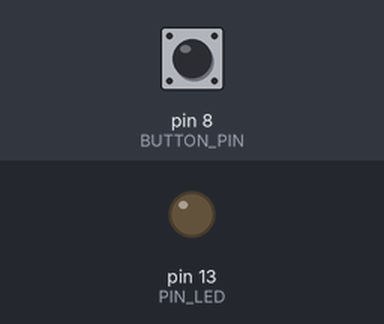
Recording of a sketch running on a simulated Arduino Uno, built with avr-gcc and run on an emulated ATmega328P. On the bench: output pins drawn as LEDs (lit = HIGH). Dashed ring = blinking. The test bench sets the inputs (shaded band); at power-on: pin 8 (BUTTON_PIN) HIGH. What the sketch prints to the serial monitor is not drawn.

Above: at 1.2 s.
1.3 s: pin 8 (BUTTON_PIN) pulled LOW for 0.15 s
At 2.0 s:
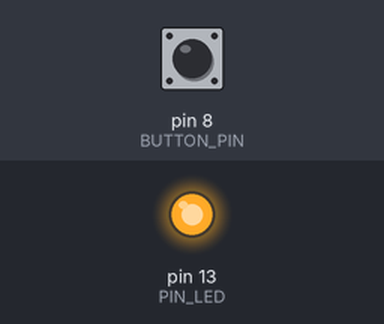
2.9 s: pin 8 (BUTTON_PIN) pulled LOW for 1 s
At 4.5 s:
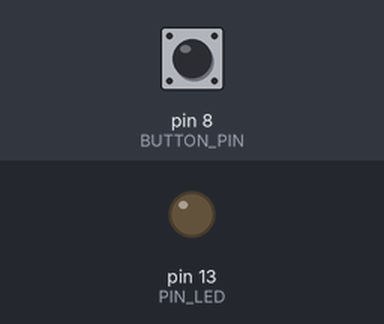
6.9 s: pin 8 (BUTTON_PIN) pulled LOW for 3.2 s
At 10.4 s:
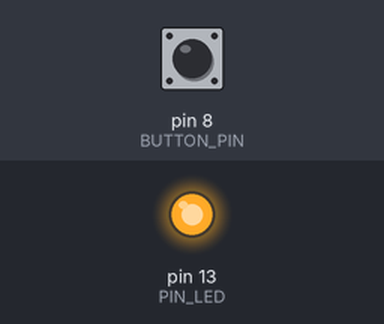
11.6 s: pin 8 (BUTTON_PIN) pulsed LOW 5 times (0.12 s each, 0.3 s apart)
At 13.2 s:
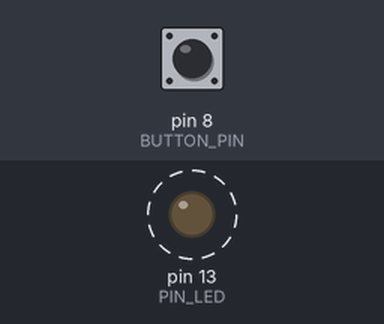
Timing chart, 0 to 14.7 s (numbered marks = the images above; inputs shaded):
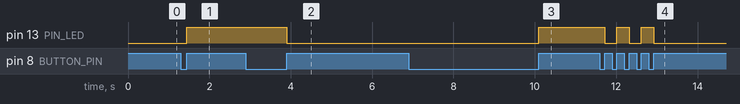

The sketch:

apasare_buton.ino
```cpp
#define PIN_LED 13
#define BUTTON_PIN 8

byte LedState = LOW;

void setup() {
  pinMode(PIN_LED, OUTPUT);
  pinMode(BUTTON_PIN, INPUT_PULLUP);
  digitalWrite(PIN_LED, LedState);
  Serial.begin(9600);
}

void loop() {
  int buttonState = digitalRead(BUTTON_PIN);
  Serial.print("Button State: ");
  Serial.println(buttonState);


  if (buttonState == LOW) {
    delay(50);

    if (digitalRead(BUTTON_PIN) == LOW) {

      while (digitalRead(BUTTON_PIN) == LOW) {
      }

      LedState = !LedState;
      digitalWrite(PIN_LED, LedState);
      Serial.print("LED State: ");
      Serial.println(LedState);
    }
  }
}
```

Measured:
- after the input at 1.3 s, pin 13 (PIN_LED): LOW → HIGH after 0.15 s
- after the input at 2.9 s, pin 13 (PIN_LED): HIGH → LOW after 1.0 s
- after the input at 6.9 s, pin 13 (PIN_LED): LOW → HIGH after 3.2 s
- after the input at 11.6 s, pin 13 (PIN_LED): alternates HIGH for 0.30 s and LOW for 0.30 s, 5 changes in all, then stays LOW, starting after 0.12 s
